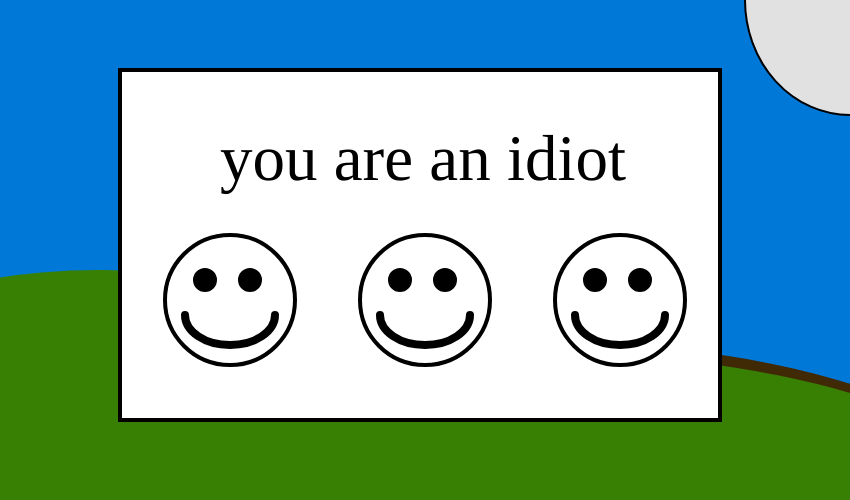
Frame 1 (no input)
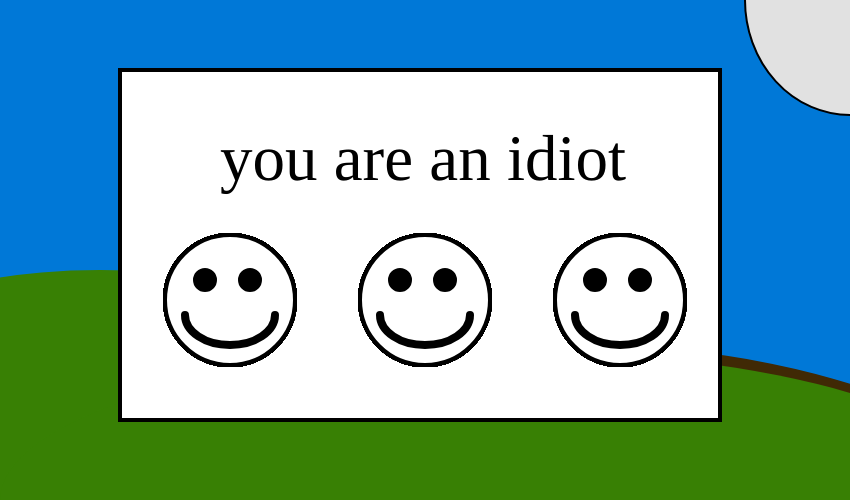
Frame 60 (no input)
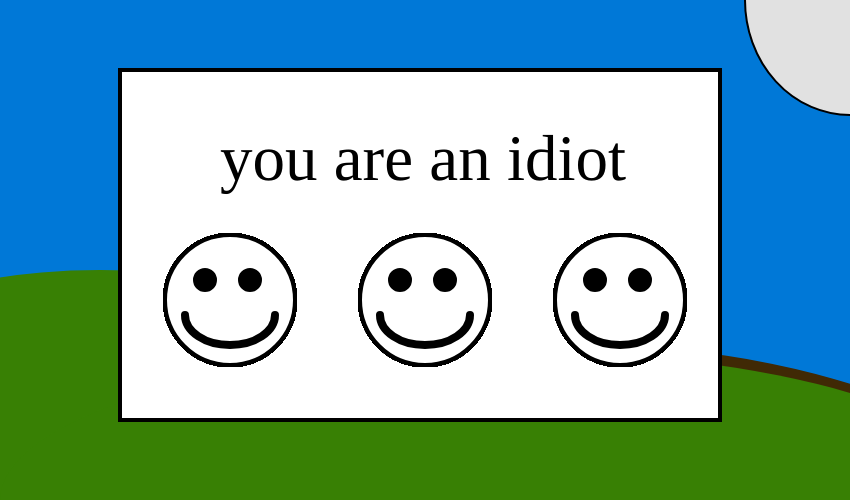
Frame 120 (the mouse pressed at the canvas centre since frame 60)

The p5.js sketch that drew these frames (run headless with seeded random() and noise() and a simulated clock; from frame 60 on, the mouse is pressed at the canvas centre):

// p5.js sketch
// ── sketch.js
/* Angel G
"You have downloaded a virus!"
Throughout this semester, I want to attempt to explore any themes that could correlate to horror related topics or appear creepy to any viewers of the program, whether it's an original idea or a idea already in the genre that I can recreate or explore using coding. While this project isn't directly horror, the virus that's showcased is a bizarre idea that could be twisted into horror.
*/
function setup() {
  createCanvas(850, 500);
  background(0, 120, 215);
  //background area
  strokeWeight(0);
  //dirt
  fill(64,41,5);
  ellipse(580,590,1000,490);
  //hills
  fill(56, 128, 4);
  ellipse(100,400, 600,260); //left
  ellipse(500,500, 1000,300); //right
  //clouds
  fill(225,225,225);
  strokeWeight(2);
  ellipse(850,0,210,230);
  //windows
  fill(255);
  stroke(0);
  strokeWeight(4);
  rect(120,70, 600, 350);
  //Text
  fill(0);
  noStroke();
  textFont('Sans Serif');
  textSize(65);
  text('you are an idiot', 220,180);
  
}

function draw() {
  //Smiley Face
  stroke(0);
  fill(255);
  strokeWeight(4);
  circle(425,300,130);
  fill(0);
  circle(400,280,20);
  circle(445,280,20);
  //smile
  fill(255); //smile color
  strokeWeight(8)
  arc(425, 315, 90, 60, 0, PI); //smile
  //Smiley Face 2
  fill(255);
  strokeWeight(4);
  circle(230,300,130);
  fill(0);
  circle(205,280,20);
  circle(250,280,20);
  //smile
  fill(255); //smile color
  strokeWeight(8)
  arc(230, 315, 90, 60, 0, PI); //smile
  //Smiley Face
  fill(255);
  strokeWeight(4);
  circle(620,300,130);
  fill(0);
  circle(595,280,20);
  circle(640,280,20);
  //smile
  fill(255); //smile color
  strokeWeight(8)
  arc(620, 315, 90, 60, 0, PI); //smile
  

}
